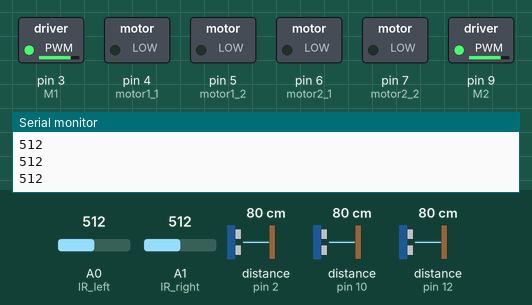
Simulated run of this sketch. Board: Arduino Uno, built with avr-gcc and run on an emulated ATmega328P. Shown: switched loads named in the sketch (green lamp = pin HIGH), the last lines printed to the serial monitor. Wiring (inferred from the names in the program): 3 × ultrasonic range finder: trigger pin 8, echo pin 10 / trigger pin 11, echo pin 12 / trigger pin 13, echo pin 2. The inputs (shaded band) are chosen by the test bench; at power-on: A0 (IR_left) = 512, distance to the obstacle (sensors on pin 2, pin 10, pin 12) 80 cm, A1 (IR_right) = 512. The echo pulse lasts 58.3 µs per cm; pins used as bus, display or sensor lines are not drawn.

Above: at 1.7 s.
1.8 s: A0 (IR_left) set to 484
At 3.0 s:
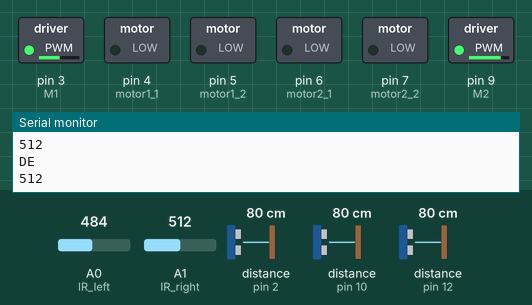
3.3 s: distance to the obstacle (sensor on pin 2) set to 27 cm
4.8 s: distance to the obstacle (sensor on pin 2) set to 23 cm
At 5.5 s:
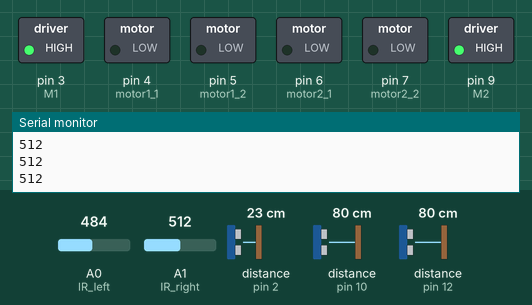
6.4 s: distance to the obstacle (sensor on pin 2) set to 120 cm
At 7.7 s:
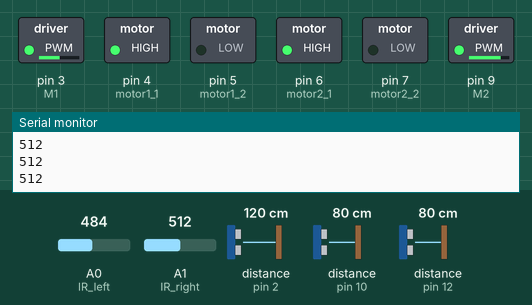
8.0 s: A1 (IR_right) set to 487
At 8.7 s:
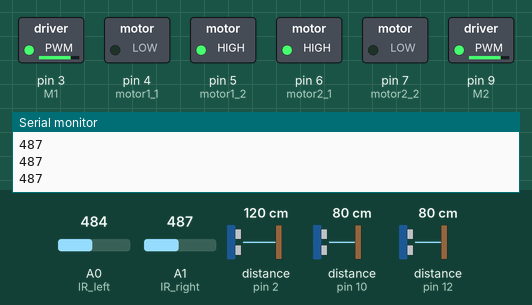
9.5 s: A0 (IR_left) set to 510
At 10.2 s:
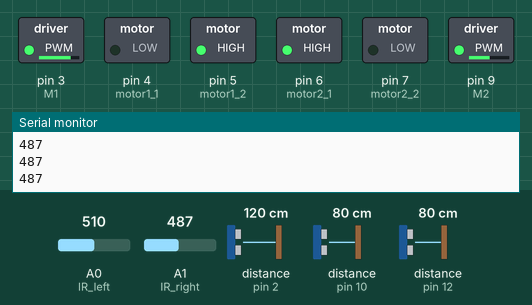
Timing chart, 0 to 12.0 s (numbered marks = the images above; inputs shaded):
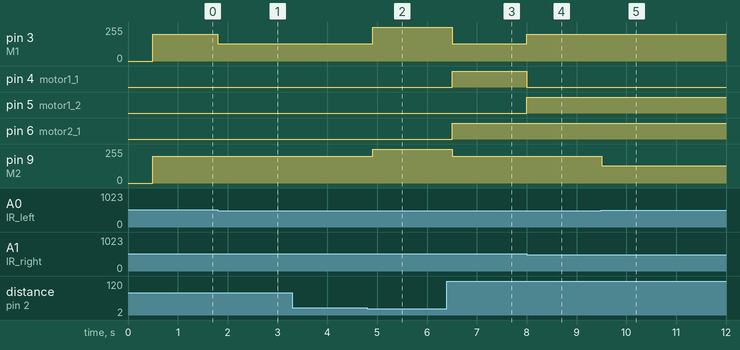

Measured:
- the behaviour switches between 500 and 499 on A0 (IR_left) (found by bisection; images 0 and 1)
- the behaviour switches between 26 and 25 cm on distance to the obstacle (sensor on pin 2) (found by bisection; images 1 and 2)
- the behaviour switches between 501 and 500 on A1 (IR_right) (found by bisection; images 3 and 4)
- after the input at 1.8 s, pin 3 (M1): 200/255 → 130/255 at once
- after the input at 4.8 s, pin 3 (M1): 130/255 → 255/255 after 0.11 s; pin 9 (M2): 200/255 → 255/255 after 0.11 s
- after the input at 6.4 s, pin 3 (M1): 255/255 → 130/255 after 0.11 s; pin 4 (motor1_1), pin 6 (motor2_1): LOW → HIGH after 0.11 s; pin 9 (M2): 255/255 → 200/255 after 0.11 s
- after the input at 8.0 s, pin 3 (M1): 130/255 → 200/255 at once; pin 4 (motor1_1): HIGH → LOW at once; pin 5 (motor1_2): LOW → HIGH at once
- after the input at 9.5 s, pin 9 (M2): 200/255 → 130/255 at once

The sketch:

version_1.3.ino
```cpp
//include some libraries
#include <pt.h>
#include <stdio.h>
#include <stdlib.h>
//define variables needed for the purpose
#define trigPin_left  13
#define echoPin_left  2

#define trigPin_center  8
#define echoPin_center  10

#define trigPin_right  11
#define echoPin_right 12

#define M1 3    //Enable pin for the 1.Motor
#define M2 9    //Enable pin for the 2.Motor
#define motor1_1 4
#define motor1_2 5


#define motor2_1 6
#define motor2_2 7


#define IR_left  A0
#define IR_right  A1


//just for testing
int IR_left_state = 1000;
int IR_right_state = 1000;

int speed_m = 200;

long duration =0;
long distance =0;
int req_distance =25  ; //we assume the required distance from the object is 25cm
int ch = 0;

/*function to calculate distance,
 * return the distance in cm,
 * tPin is the triggering pin, ePin is the echo pin
 */


int distance_calculator(int tPin, int ePin);

/*functions to move motors in different directions
 * mil is the delay, so how much should they rotate
 */

void forwards(int mil);
void backwards(int mil);
void left(int mil);
void right(int mil);


long time_left;
long time_center;
long time_right;

int mil =500;
int obstacle = 0;
static struct pt pt1;
static unsigned long lastTimeChecked = 0;
static int protothreading_object(struct pt *pt1){
  PT_BEGIN(pt1);
  while(1){

    lastTimeChecked = millis();
    PT_WAIT_WHILE(pt1, millis() <100+ lastTimeChecked);
    Serial.println("DE");
    //In case Gordan does not understand (I love you sweetheart), Kaan will susbtitute the serial prints with the functions to control the motors
  if(distance_calculator(trigPin_center, echoPin_center)<req_distance){
    stop_m();
    obstacle =1;
    //backwards(5);
    //forwards();

    //right(mil/2);

  }else if(distance_calculator(trigPin_left, echoPin_left)<req_distance){

    stop_m();
    //right(mil/2);
    obstacle = 1;

  }else if(distance_calculator(trigPin_right, echoPin_right)<req_distance){


    stop_m();
    //left(mil/2);
    obstacle = 1;


  }else{
    obstacle =0 ;
    //forwards();

  }

  PT_END(pt1);
  }
}


void setup() {
  pinMode(trigPin_left, OUTPUT);
  pinMode(echoPin_left, INPUT);
  pinMode(trigPin_center, OUTPUT);
  pinMode(echoPin_center, INPUT);
  pinMode(trigPin_right, OUTPUT);
  pinMode(echoPin_right, INPUT);
  pinMode(IR_left, INPUT);
  pinMode(IR_right, INPUT);
  Serial.begin(9600);
  delay(500);
  PT_INIT(&pt1);
  protothreading_object(&pt1);
  backwards(50);
}


void loop() {
  // put your main code here, to run repeatedly:
  protothreading_object(&pt1);
  IR_left_state = analogRead(IR_left);
  IR_right_state = analogRead(IR_right);
  Serial.println(IR_right_state);
  if(IR_right_state < 500 && IR_left_state > 500 && obstacle!=1) {
      left(5);
  }
  else if (IR_right_state > 500 && IR_left_state < 500 &&obstacle!=1){
      right(5);
  }
  else if(obstacle!=1){
      forwards();
  }

}


void stop_m(){
  digitalWrite(M1, HIGH);
  digitalWrite(M2, HIGH);
  analogWrite(motor2_1,0);   //M2
  analogWrite(motor2_2, 0);
  analogWrite(motor1_1, 0);   //M1
  analogWrite(motor1_2, 0);
}

int distance_calculator(int tPin, int ePin){
  digitalWrite(tPin, LOW);
  delayMicroseconds(2);
// Sets the trigPin on HIGH state for 10 micro seconds
  digitalWrite(tPin, HIGH);
  delayMicroseconds(10);
  digitalWrite(tPin, LOW);
// Reads the echoPin, returns the sound wave travel time in microseconds
  duration = pulseIn(ePin, HIGH);
// Calculating the distance
  distance= duration*0.034/2;

  return distance;

}


void forwards()
{

 analogWrite(M1, speed_m);
  //analogWrite(M2, speed_m);
  analogWrite(M2, speed_m);
  digitalWrite(motor1_1, LOW);   //M1
  digitalWrite(motor1_2, HIGH);    //M1
    //analogWrite(motor1_1, 255);
    //analogWrite(motor2_2, 255);
    digitalWrite(motor2_1, HIGH);   //M2
    digitalWrite(motor2_2, LOW);
  //M2
}


void backwards(int mil)
{

  analogWrite(M1, speed_m);
  analogWrite(M2,speed_m);

  digitalWrite(motor1_1, HIGH);   //M1
  digitalWrite(motor1_2, LOW);    //M1

  digitalWrite(motor2_1, LOW);   //M2
  digitalWrite(motor2_2, HIGH);

  //delay(mil);

}

void left(int mil)
{
  time_left = millis();
  while(millis()<mil + time_left){

    analogWrite(M1, speed_m);
    analogWrite(M2,int(speed_m*65/100) );

    digitalWrite(motor1_1, LOW);   //M1
    digitalWrite(motor1_2, HIGH);    //M1

    digitalWrite(motor2_1,  HIGH ); //M2
    digitalWrite(motor2_2, LOW);    //M2
  }


}

void right(int mil)
{
  time_right = millis();
  while(millis()<mil+time_right){
    analogWrite(M1, int(speed_m*65/100));
    analogWrite(M2,speed_m);

    digitalWrite(motor1_1, HIGH);   //M1
    digitalWrite(motor1_2, LOW);    //M1

    digitalWrite(motor2_1, HIGH);   //M2
    digitalWrite(motor2_2, LOW);   //M2

  }

  //delay(mil);
}
```
